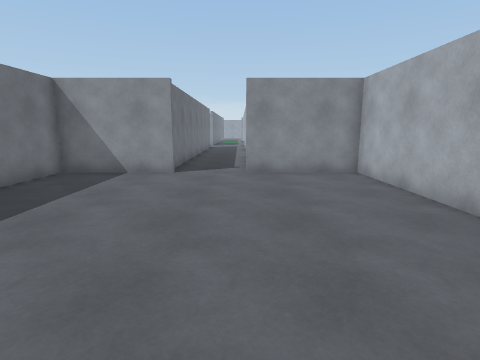
view 1 (above)

22 first-person views from a walk through a Unity game level. The camera is 1.4 m above the floor, tilts 10° down and sees 80° across. Doors are open. The floor is counted in squares, 1 m on a side. Each view is taken from the middle of a square. On the plan, view 1 faces up. The plan holds only what a view shows up to about 14 squares ahead; the rest is blank. The player character is not drawn.

view 2
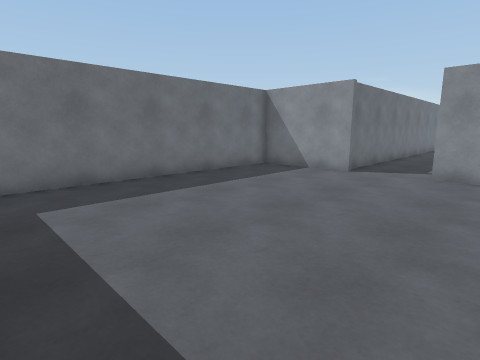

view 3
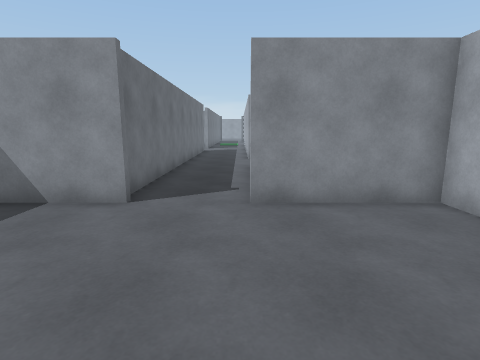

view 4
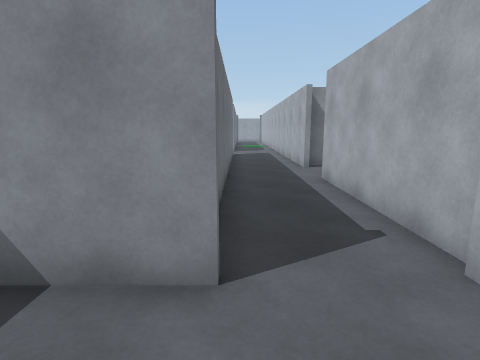

view 5
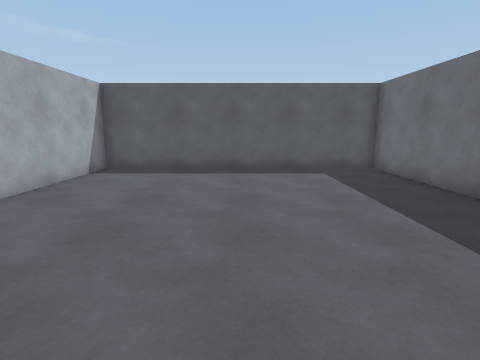

view 6
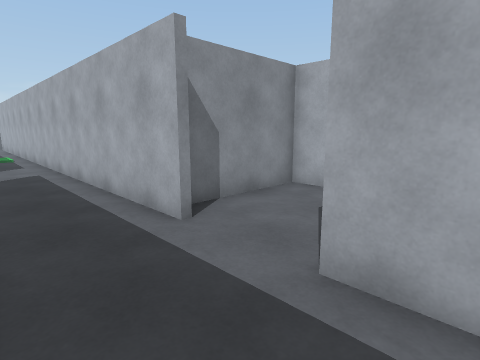

view 7
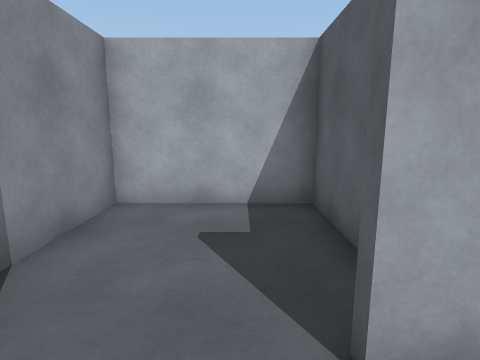

view 8
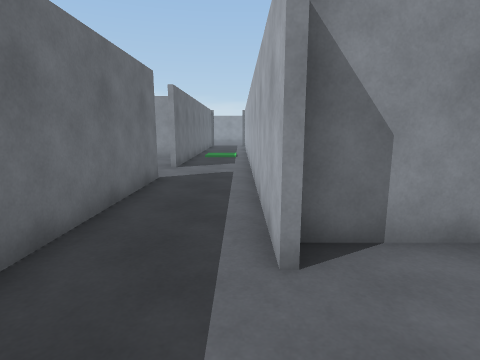

view 9
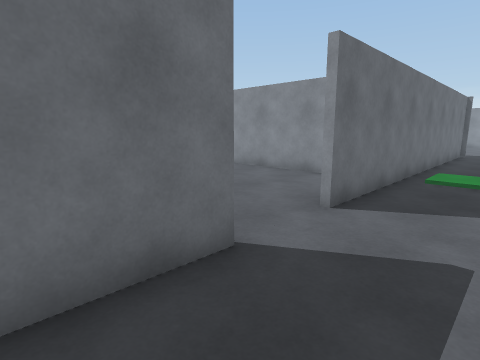

view 10
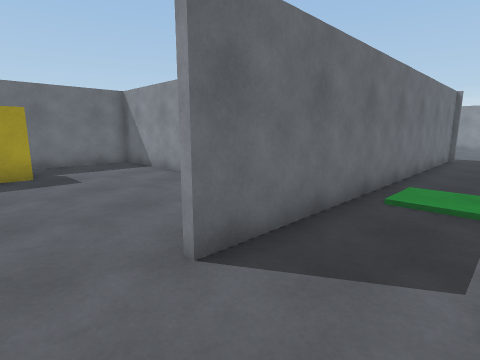

view 11
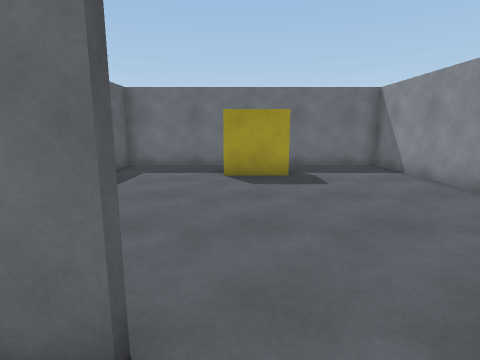

view 12
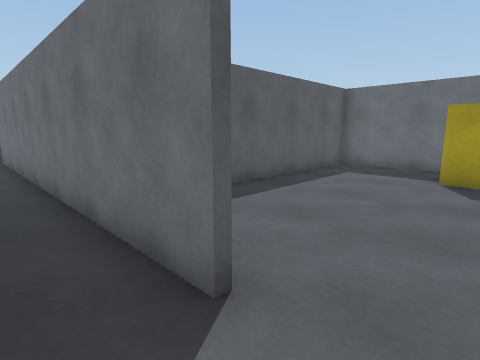

view 13
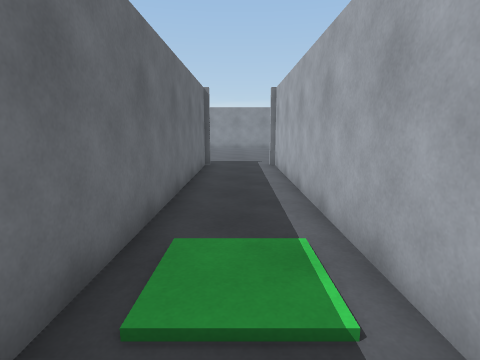

view 14
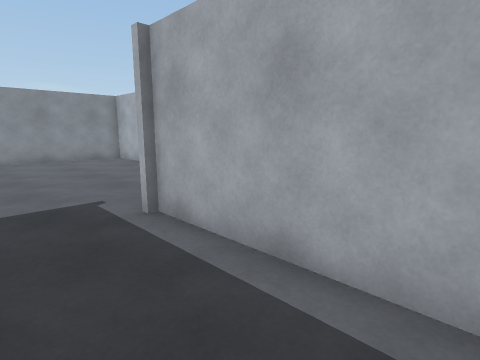

view 15
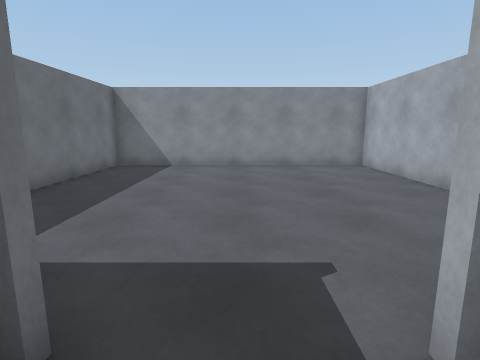

view 16
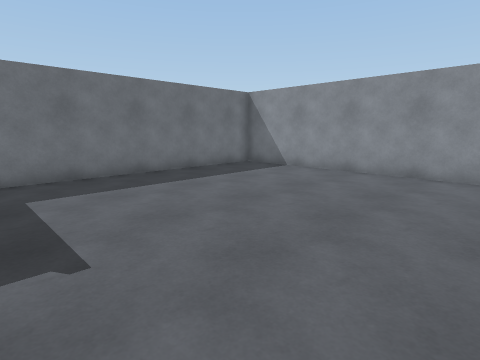

view 17
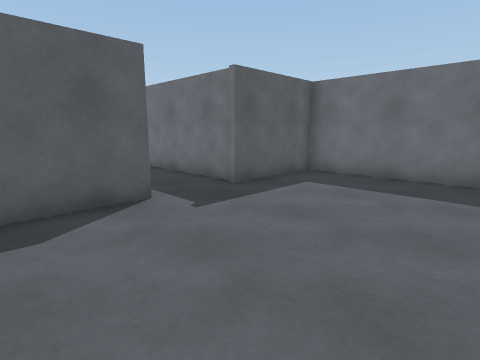

view 18
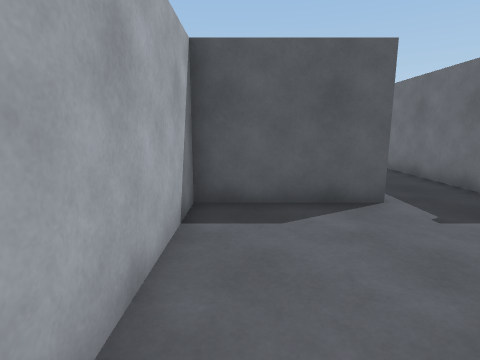

view 19
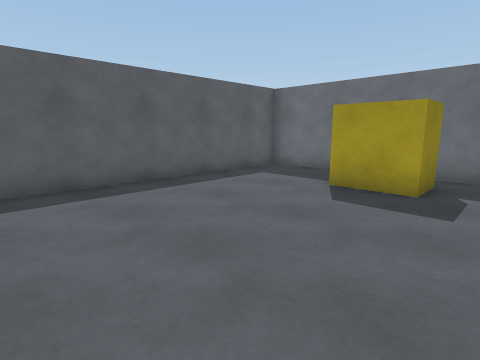

view 20
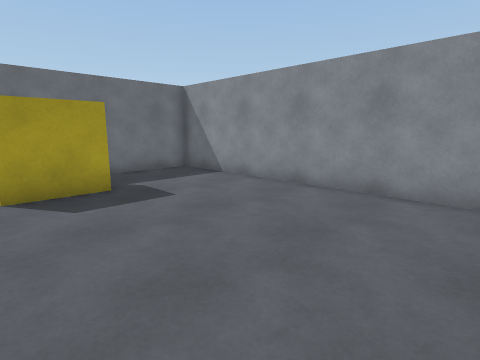

view 21
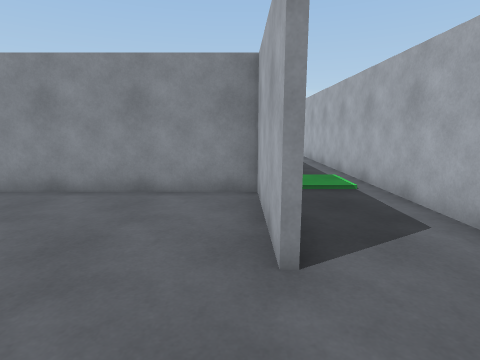

view 22
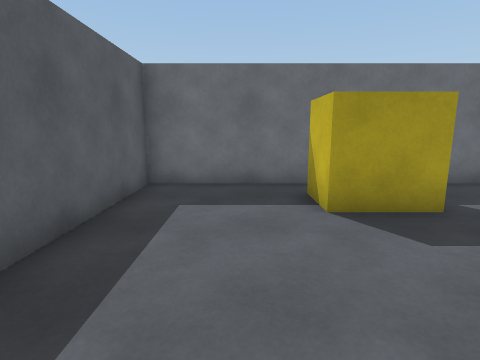

### Floor plan
Points are (right, up) in squares from view 1. A wall is a line through its corners. A room is listed if a view was taken in it or the views show most of it. See-through windows are left out.
Room 1 (views 1, 2, 3, 4, 5, 6, 8)
walls: (-2.1, 9.4) (-5.9, 9.4) (-5.9, -0.4) (3.9, -0.4) (3.9, 9.4) (0.1, 9.4); (0.4, 9.8) (0.4, 15.4); (-2.4, 15.5) (-2.4, 9.6)
ways out: opening at (-1.5, 16) to room 2
Room 2 (views 7, 9, 10, 11, 12, 13, 14, 15, 16, 17, 18)
walls: (0.1, 39.6) (3.9, 39.6) (3.9, 49.4) (-5.9, 49.4) (-5.9, 39.6) (-2.1, 39.6); (-2.4, 39.5) (-2.4, 25.6); (-2.4, 23.4) (-2.4, 15.5); (0.4, 17.6) (0.4, 39.5)
ways out: opening at (-1.5, 16) to room 1; open door at (-2.5, 24.5) to room 3; open door at (0.5, 16.5) to room 4
Room 3 (views 19, 20, 21, 22)
walls: (-2.6, 25.6) (-2.6, 29.4) (-12.4, 29.4) (-12.4, 19.6) (-3.5, 19.6)
ways out: open door at (-2.5, 24.5) to room 2
objects: other object (-11, 24) to (-10, 25)
Room 4 (no view inside)
walls: (2.1, 14.6) (4.4, 14.6) (4.4, 18.4) (0.8, 18.4)
ways out: open door at (0.5, 16.5) to room 2

Positions as (right, up) in squares from view 1, and headings:
1: (0, 0), facing up
2: (2, 0), facing up-left
3: (0, 4), facing up
4: (-2, 7), facing up
5: (-1, 10), facing down
6: (-2, 14), facing up-right
7: (-1, 16), facing right
8: (0, 15), facing up
9: (0, 21), facing up-left
10: (0, 24), facing up-left
11: (-1, 24), facing left
12: (-1, 25), facing down-left
13: (-1, 28), facing up
14: (-2, 35), facing up-right
15: (-1, 38), facing up
16: (3, 40), facing up-left
17: (3, 45), facing down-left
18: (3, 45), facing down
19: (-3, 27), facing down-left
20: (-3, 23), facing up-left
21: (-3, 23), facing up
22: (-5, 22), facing left
